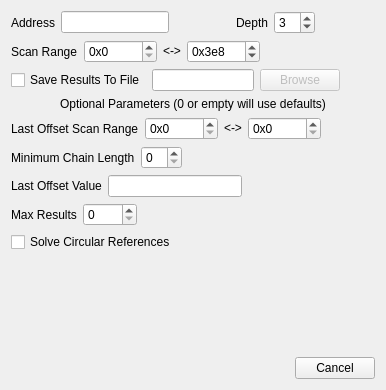
<?xml version="1.0" encoding="UTF-8"?>
<ui version="4.0">
 <class>Dialog</class>
 <widget class="QDialog" name="Dialog">
  <property name="geometry">
   <rect>
    <x>0</x>
    <y>0</y>
    <width>386</width>
    <height>390</height>
   </rect>
  </property>
  <property name="windowTitle">
   <string>Scan for Pointers</string>
  </property>
  <layout class="QGridLayout" name="gridLayout">
   <item row="0" column="0">
    <layout class="QVBoxLayout" name="verticalLayout">
     <item>
      <layout class="QHBoxLayout" name="horizontalLayout">
       <item>
        <widget class="QLabel" name="label">
         <property name="text">
          <string>Address</string>
         </property>
        </widget>
       </item>
       <item>
        <widget class="QLineEdit" name="lineEdit_Address"/>
       </item>
       <item>
        <spacer name="horizontalSpacer">
         <property name="orientation">
          <enum>Qt::Orientation::Horizontal</enum>
         </property>
         <property name="sizeHint" stdset="0">
          <size>
           <width>40</width>
           <height>20</height>
          </size>
         </property>
        </spacer>
       </item>
       <item>
        <widget class="QLabel" name="label_2">
         <property name="text">
          <string>Depth</string>
         </property>
        </widget>
       </item>
       <item>
        <widget class="QSpinBox" name="spinBox_Depth">
         <property name="minimum">
          <number>1</number>
         </property>
         <property name="value">
          <number>3</number>
         </property>
        </widget>
       </item>
       <item>
        <spacer name="horizontalSpacer_7">
         <property name="orientation">
          <enum>Qt::Orientation::Horizontal</enum>
         </property>
         <property name="sizeHint" stdset="0">
          <size>
           <width>40</width>
           <height>20</height>
          </size>
         </property>
        </spacer>
       </item>
      </layout>
     </item>
     <item>
      <layout class="QHBoxLayout" name="horizontalLayout_2">
       <item>
        <widget class="QLabel" name="label_3">
         <property name="text">
          <string>Scan Range</string>
         </property>
        </widget>
       </item>
       <item>
        <widget class="QSpinBox" name="spinBox_ScanRangeStart">
         <property name="prefix">
          <string>0x</string>
         </property>
         <property name="maximum">
          <number>16777215</number>
         </property>
         <property name="displayIntegerBase">
          <number>16</number>
         </property>
        </widget>
       </item>
       <item>
        <widget class="QLabel" name="label_4">
         <property name="text">
          <string>&lt;-&gt;</string>
         </property>
        </widget>
       </item>
       <item>
        <widget class="QSpinBox" name="spinBox_ScanRangeEnd">
         <property name="suffix">
          <string/>
         </property>
         <property name="prefix">
          <string>0x</string>
         </property>
         <property name="maximum">
          <number>16777215</number>
         </property>
         <property name="value">
          <number>1000</number>
         </property>
         <property name="displayIntegerBase">
          <number>16</number>
         </property>
        </widget>
       </item>
       <item>
        <spacer name="horizontalSpacer_6">
         <property name="orientation">
          <enum>Qt::Orientation::Horizontal</enum>
         </property>
         <property name="sizeHint" stdset="0">
          <size>
           <width>40</width>
           <height>20</height>
          </size>
         </property>
        </spacer>
       </item>
      </layout>
     </item>
     <item>
      <layout class="QHBoxLayout" name="horizontalLayout_7">
       <item>
        <widget class="QCheckBox" name="checkBox_Path">
         <property name="text">
          <string>Save Results To File</string>
         </property>
        </widget>
       </item>
       <item>
        <widget class="QLineEdit" name="lineEdit_Path">
         <property name="enabled">
          <bool>true</bool>
         </property>
         <property name="text">
          <string/>
         </property>
         <property name="dragEnabled">
          <bool>false</bool>
         </property>
         <property name="readOnly">
          <bool>true</bool>
         </property>
         <property name="clearButtonEnabled">
          <bool>false</bool>
         </property>
        </widget>
       </item>
       <item>
        <widget class="QPushButton" name="pushButton_PathBrowse">
         <property name="enabled">
          <bool>false</bool>
         </property>
         <property name="text">
          <string>Browse</string>
         </property>
        </widget>
       </item>
       <item>
        <spacer name="horizontalSpacer_8">
         <property name="orientation">
          <enum>Qt::Orientation::Horizontal</enum>
         </property>
         <property name="sizeHint" stdset="0">
          <size>
           <width>40</width>
           <height>20</height>
          </size>
         </property>
        </spacer>
       </item>
      </layout>
     </item>
     <item>
      <layout class="QHBoxLayout" name="horizontalLayout_8">
       <item>
        <widget class="QLabel" name="label_11">
         <property name="text">
          <string>Optional Parameters (0 or empty will use defaults)</string>
         </property>
         <property name="alignment">
          <set>Qt::AlignmentFlag::AlignCenter</set>
         </property>
        </widget>
       </item>
      </layout>
     </item>
     <item>
      <layout class="QHBoxLayout" name="horizontalLayout_3">
       <item>
        <widget class="QLabel" name="label_5">
         <property name="text">
          <string>Last Offset Scan Range</string>
         </property>
        </widget>
       </item>
       <item>
        <widget class="QSpinBox" name="spinBox_ScanLRangeStart">
         <property name="prefix">
          <string>0x</string>
         </property>
         <property name="maximum">
          <number>16777215</number>
         </property>
         <property name="value">
          <number>0</number>
         </property>
         <property name="displayIntegerBase">
          <number>16</number>
         </property>
        </widget>
       </item>
       <item>
        <widget class="QLabel" name="label_9">
         <property name="text">
          <string>&lt;-&gt;</string>
         </property>
        </widget>
       </item>
       <item>
        <widget class="QSpinBox" name="spinBox_ScanLRangeEnd">
         <property name="prefix">
          <string>0x</string>
         </property>
         <property name="maximum">
          <number>16777215</number>
         </property>
         <property name="value">
          <number>0</number>
         </property>
         <property name="displayIntegerBase">
          <number>16</number>
         </property>
        </widget>
       </item>
       <item>
        <spacer name="horizontalSpacer_5">
         <property name="orientation">
          <enum>Qt::Orientation::Horizontal</enum>
         </property>
         <property name="sizeHint" stdset="0">
          <size>
           <width>40</width>
           <height>20</height>
          </size>
         </property>
        </spacer>
       </item>
      </layout>
     </item>
     <item>
      <layout class="QHBoxLayout" name="horizontalLayout_4">
       <item>
        <widget class="QLabel" name="label_6">
         <property name="text">
          <string>Minimum Chain Length</string>
         </property>
        </widget>
       </item>
       <item>
        <widget class="QSpinBox" name="spinBox_Node">
         <property name="minimum">
          <number>0</number>
         </property>
         <property name="value">
          <number>0</number>
         </property>
        </widget>
       </item>
       <item>
        <spacer name="horizontalSpacer_4">
         <property name="orientation">
          <enum>Qt::Orientation::Horizontal</enum>
         </property>
         <property name="sizeHint" stdset="0">
          <size>
           <width>40</width>
           <height>20</height>
          </size>
         </property>
        </spacer>
       </item>
      </layout>
     </item>
     <item>
      <layout class="QHBoxLayout" name="horizontalLayout_5">
       <item>
        <widget class="QLabel" name="label_7">
         <property name="text">
          <string>Last Offset Value</string>
         </property>
        </widget>
       </item>
       <item>
        <widget class="QLineEdit" name="lineEdit_Last"/>
       </item>
       <item>
        <spacer name="horizontalSpacer_2">
         <property name="orientation">
          <enum>Qt::Orientation::Horizontal</enum>
         </property>
         <property name="sizeHint" stdset="0">
          <size>
           <width>40</width>
           <height>20</height>
          </size>
         </property>
        </spacer>
       </item>
      </layout>
     </item>
     <item>
      <layout class="QHBoxLayout" name="horizontalLayout_6">
       <item>
        <widget class="QLabel" name="label_8">
         <property name="text">
          <string>Max Results</string>
         </property>
        </widget>
       </item>
       <item>
        <widget class="QSpinBox" name="spinBox_Max">
         <property name="maximum">
          <number>1000</number>
         </property>
         <property name="value">
          <number>0</number>
         </property>
        </widget>
       </item>
       <item>
        <spacer name="horizontalSpacer_3">
         <property name="orientation">
          <enum>Qt::Orientation::Horizontal</enum>
         </property>
         <property name="sizeHint" stdset="0">
          <size>
           <width>40</width>
           <height>20</height>
          </size>
         </property>
        </spacer>
       </item>
      </layout>
     </item>
     <item>
      <widget class="QCheckBox" name="checkBox_Cycle">
       <property name="text">
        <string>Solve Circular References</string>
       </property>
      </widget>
     </item>
     <item>
      <spacer name="verticalSpacer">
       <property name="orientation">
        <enum>Qt::Orientation::Vertical</enum>
       </property>
       <property name="sizeHint" stdset="0">
        <size>
         <width>20</width>
         <height>40</height>
        </size>
       </property>
      </spacer>
     </item>
     <item>
      <widget class="QDialogButtonBox" name="buttonBox">
       <property name="orientation">
        <enum>Qt::Orientation::Horizontal</enum>
       </property>
       <property name="standardButtons">
        <set>QDialogButtonBox::StandardButton::Cancel</set>
       </property>
      </widget>
     </item>
    </layout>
   </item>
  </layout>
 </widget>
 <resources/>
 <connections>
  <connection>
   <sender>buttonBox</sender>
   <signal>accepted()</signal>
   <receiver>Dialog</receiver>
   <slot>accept()</slot>
   <hints>
    <hint type="sourcelabel">
     <x>248</x>
     <y>254</y>
    </hint>
    <hint type="destinationlabel">
     <x>157</x>
     <y>274</y>
    </hint>
   </hints>
  </connection>
  <connection>
   <sender>buttonBox</sender>
   <signal>rejected()</signal>
   <receiver>Dialog</receiver>
   <slot>reject()</slot>
   <hints>
    <hint type="sourcelabel">
     <x>316</x>
     <y>260</y>
    </hint>
    <hint type="destinationlabel">
     <x>286</x>
     <y>274</y>
    </hint>
   </hints>
  </connection>
 </connections>
</ui>
